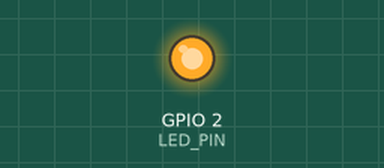
Bench run of a sketch on a simulated ESP32. On the bench: output pins drawn as LEDs (lit = HIGH). Random numbers use the default seed unless the sketch sets one; nothing arrives over Bluetooth unless stated; a phone connects over Bluetooth LE 3 s after start; what the sketch prints to the serial monitor is not drawn.

Above: at 1.1 s.
At 2.1 s:
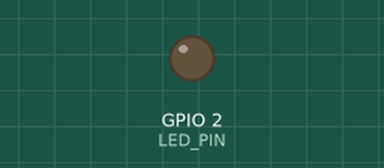
Timing chart, 0 to 4.5 s (numbered marks = the images above):
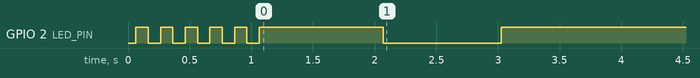

Measured:
- by itself, GPIO 2 (LED_PIN): goes 4 × (LOW 0.10 s, HIGH 0.10 s), LOW 0.10 s, HIGH 1.0 s, LOW 0.95 s, then HIGH

The sketch:

vibemon_esp32_test.ino
```cpp
/*
 * VibeMon ESP32 BLE - ТЕСТОВАЯ ВЕРСИЯ
 *
 * Упрощённая прошивка БЕЗ реальных датчиков
 * Генерирует тестовые данные для проверки BLE
 *
 * Подходит для любой ESP32 без дополнительных компонентов!
 *
 * Для Arduino IDE:
 * 1. Выберите плату: ESP32 Dev Module
 * 2. Загрузите прошивку
 * 3. Откройте веб-приложение VibeMon в Chrome
 * 4. Нажмите "Подключить ESP32"
 */

#include <BLEDevice.h>
#include <BLEServer.h>
#include <BLEUtils.h>
#include <BLE2902.h>

// ========== НАСТРОЙКИ ==========
#define DEVICE_NAME "VibeMon-001"
#define LED_PIN 2  // Встроенный светодиод

// Интервал обновления данных (мс)
#define UPDATE_INTERVAL 1000

// ========== BLE UUIDs ==========
#define SERVICE_UUID        "12345678-1234-5678-1234-56789abcdef0"
#define TEMP_CHAR_UUID      "12345678-1234-5678-1234-56789abcdef1"
#define VIBRATION_CHAR_UUID "12345678-1234-5678-1234-56789abcdef2"

// ========== ГЛОБАЛЬНЫЕ ПЕРЕМЕННЫЕ ==========
BLEServer* pServer = nullptr;
BLECharacteristic* pTempCharacteristic = nullptr;
BLECharacteristic* pVibrationCharacteristic = nullptr;

bool deviceConnected = false;
bool oldDeviceConnected = false;

float temperature = 45.0;
float vibration = 1.5;
unsigned long lastUpdate = 0;

// Для симуляции реалистичных данных
float tempTrend = 0.1;
float vibTrend = 0.05;

// ========== BLE CALLBACKS ==========
class ServerCallbacks : public BLEServerCallbacks {
  void onConnect(BLEServer* pServer) {
    deviceConnected = true;
    Serial.println("✓ Клиент подключен!");
    digitalWrite(LED_PIN, HIGH);
  }

  void onDisconnect(BLEServer* pServer) {
    deviceConnected = false;
    Serial.println("✗ Клиент отключен");
    digitalWrite(LED_PIN, LOW);
  }
};

// ========== SETUP ==========
void setup() {
  Serial.begin(115200);

  Serial.println("\n╔════════════════════════════════╗");
  Serial.println("║   VibeMon ESP32 TEST v1.0      ║");
  Serial.println("║   Тестовая версия (симуляция)  ║");
  Serial.println("╚════════════════════════════════╝\n");

  // LED
  pinMode(LED_PIN, OUTPUT);
  digitalWrite(LED_PIN, LOW);

  // Random seed
  randomSeed(analogRead(0));

  // BLE
  Serial.print("Инициализация BLE... ");
  initBLE();
  Serial.println("OK!");

  Serial.println("\n┌─────────────────────────────────┐");
  Serial.println("│ Устройство готово!              │");
  Serial.println("│ Имя BLE: " + String(DEVICE_NAME) + "           │");
  Serial.println("│                                 │");
  Serial.println("│ Откройте VibeMon в Chrome и    │");
  Serial.println("│ нажмите 'Подключить ESP32'     │");
  Serial.println("└─────────────────────────────────┘\n");

  // Startup blink
  for (int i = 0; i < 5; i++) {
    digitalWrite(LED_PIN, HIGH);
    delay(100);
    digitalWrite(LED_PIN, LOW);
    delay(100);
  }
}

void initBLE() {
  BLEDevice::init(DEVICE_NAME);

  pServer = BLEDevice::createServer();
  pServer->setCallbacks(new ServerCallbacks());

  BLEService* pService = pServer->createService(SERVICE_UUID);

  // Temperature characteristic
  pTempCharacteristic = pService->createCharacteristic(
    TEMP_CHAR_UUID,
    BLECharacteristic::PROPERTY_READ |
    BLECharacteristic::PROPERTY_NOTIFY
  );
  pTempCharacteristic->addDescriptor(new BLE2902());

  // Vibration characteristic
  pVibrationCharacteristic = pService->createCharacteristic(
    VIBRATION_CHAR_UUID,
    BLECharacteristic::PROPERTY_READ |
    BLECharacteristic::PROPERTY_NOTIFY
  );
  pVibrationCharacteristic->addDescriptor(new BLE2902());

  pService->start();

  BLEAdvertising* pAdvertising = BLEDevice::getAdvertising();
  pAdvertising->addServiceUUID(SERVICE_UUID);
  pAdvertising->setScanResponse(true);
  pAdvertising->setMinPreferred(0x06);
  BLEDevice::startAdvertising();
}

// ========== СИМУЛЯЦИЯ ДАННЫХ ==========
void updateSimulatedData() {
  // Температура: медленное изменение 35-75°C
  temperature += tempTrend + (random(-10, 11) / 100.0);
  if (temperature > 75) { tempTrend = -0.1; }
  if (temperature < 35) { tempTrend = 0.1; }
  temperature = constrain(temperature, 30, 80);

  // Вибрация: более быстрые колебания 0.5-4.0g
  vibration += vibTrend + (random(-20, 21) / 100.0);
  if (vibration > 3.5) { vibTrend = -0.05; }
  if (vibration < 0.8) { vibTrend = 0.05; }
  vibration = constrain(vibration, 0.5, 4.5);

  // Иногда добавляем "скачки" для реалистичности
  if (random(100) < 5) {
    vibration += random(-50, 51) / 100.0;
    vibration = constrain(vibration, 0.5, 4.5);
  }
}

// ========== LOOP ==========
void loop() {
  unsigned long currentTime = millis();

  if (currentTime - lastUpdate >= UPDATE_INTERVAL) {
    lastUpdate = currentTime;

    updateSimulatedData();

    // Serial output
    Serial.print("🌡 ");
    Serial.print(temperature, 1);
    Serial.print("°C  │  📳 ");
    Serial.print(vibration, 2);
    Serial.print("g");

    if (deviceConnected) {
      // Send BLE notifications
      pTempCharacteristic->setValue((uint8_t*)&temperature, sizeof(float));
      pTempCharacteristic->notify();

      pVibrationCharacteristic->setValue((uint8_t*)&vibration, sizeof(float));
      pVibrationCharacteristic->notify();

      Serial.println("  │  📶 BLE");
    } else {
      Serial.println("  │  ⏳ Ожидание...");
      // Blink LED when waiting
      digitalWrite(LED_PIN, !digitalRead(LED_PIN));
    }
  }

  // Handle reconnection
  if (!deviceConnected && oldDeviceConnected) {
    delay(500);
    pServer->startAdvertising();
    Serial.println("📡 BLE реклама перезапущена");
    oldDeviceConnected = deviceConnected;
  }

  if (deviceConnected && !oldDeviceConnected) {
    oldDeviceConnected = deviceConnected;
  }

  delay(10);
}
```
